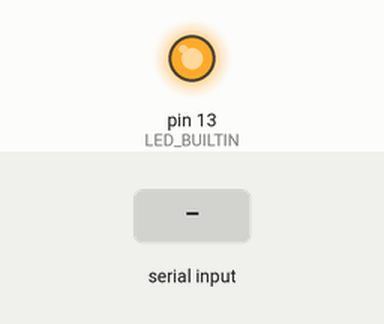
Recording of a sketch running on a simulated Arduino Uno, built with avr-gcc and run on an emulated ATmega328P. Shown: output pins drawn as LEDs (lit = HIGH). The inputs (shaded band) are chosen by the test bench. What the sketch prints to the serial monitor is not drawn.

Above: at 1.2 s.
1.3 s: "2" received over Serial
At 1.8 s:
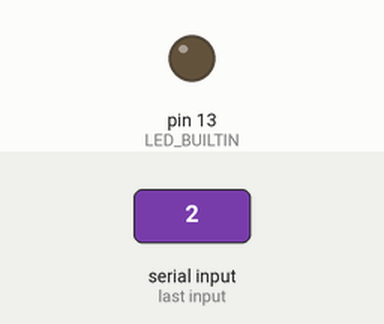
2.8 s: "1" received over Serial
At 4.1 s:
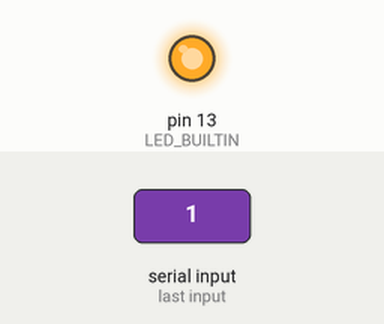
Timing chart, 0 to 5.8 s (numbered marks = the images above; inputs shaded):
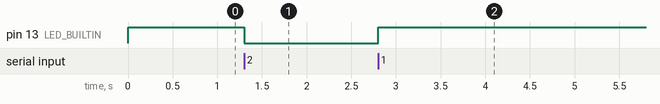

The sketch:

arduino.ino
```cpp
void setup() {
  // put your setup code here, to run once:
  Serial.begin(19200);
  Serial.print("Hallo");
  pinMode(LED_BUILTIN, OUTPUT);
  digitalWrite(LED_BUILTIN, HIGH);
}

void loop() {
  // put your main code here, to run repeatedly:
  if (Serial.available() > 0) {
    char data = Serial.read();
    if (!data)Serial.end();

    if(data == '1'){
      digitalWrite(LED_BUILTIN, HIGH);
    }

    if (data == '2') {
      digitalWrite(LED_BUILTIN, LOW);
    }
  }
}
```

Measured:
- after the input at 1.3 s, pin 13 (LED_BUILTIN): HIGH → LOW at once
- after the input at 2.8 s, pin 13 (LED_BUILTIN): LOW → HIGH at once
